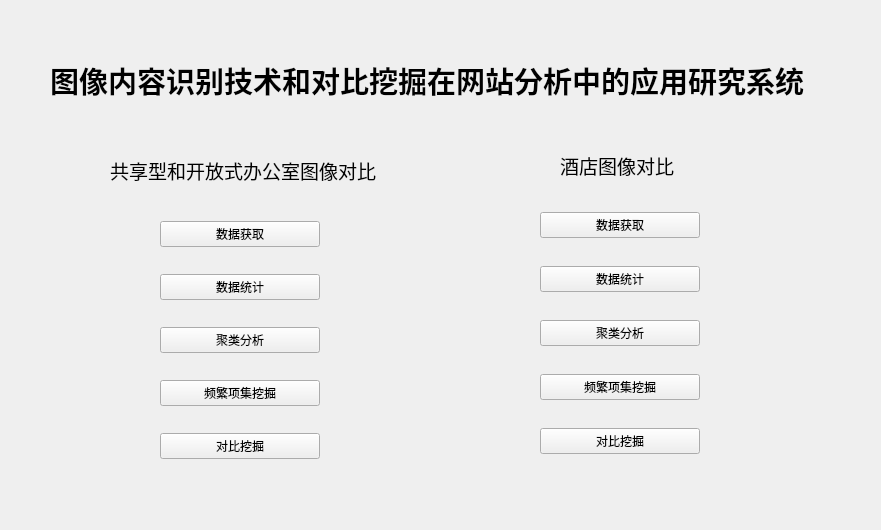
<?xml version="1.0" encoding="UTF-8"?>
<ui version="4.0">
 <class>Form</class>
 <widget class="QWidget" name="Form">
  <property name="geometry">
   <rect>
    <x>0</x>
    <y>0</y>
    <width>881</width>
    <height>530</height>
   </rect>
  </property>
  <property name="windowTitle">
   <string>Form</string>
  </property>
  <widget class="QLabel" name="label">
   <property name="geometry">
    <rect>
     <x>50</x>
     <y>50</y>
     <width>821</width>
     <height>61</height>
    </rect>
   </property>
   <property name="font">
    <font>
     <family>Arial</family>
     <pointsize>22</pointsize>
     <weight>75</weight>
     <bold>true</bold>
    </font>
   </property>
   <property name="text">
    <string>图像内容识别技术和对比挖掘在网站分析中的应用研究系统</string>
   </property>
  </widget>
  <widget class="QWidget" name="verticalLayoutWidget">
   <property name="geometry">
    <rect>
     <x>160</x>
     <y>200</y>
     <width>160</width>
     <height>281</height>
    </rect>
   </property>
   <layout class="QVBoxLayout" name="verticalLayout">
    <item>
     <widget class="QPushButton" name="pushButton">
      <property name="text">
       <string>数据获取</string>
      </property>
     </widget>
    </item>
    <item>
     <widget class="QPushButton" name="pushButton_2">
      <property name="text">
       <string>数据统计</string>
      </property>
     </widget>
    </item>
    <item>
     <widget class="QPushButton" name="pushButton_4">
      <property name="text">
       <string>聚类分析</string>
      </property>
     </widget>
    </item>
    <item>
     <widget class="QPushButton" name="pushButton_3">
      <property name="text">
       <string>频繁项集挖掘</string>
      </property>
     </widget>
    </item>
    <item>
     <widget class="QPushButton" name="pushButton_5">
      <property name="text">
       <string>对比挖掘</string>
      </property>
     </widget>
    </item>
   </layout>
  </widget>
  <widget class="QWidget" name="verticalLayoutWidget_2">
   <property name="geometry">
    <rect>
     <x>540</x>
     <y>190</y>
     <width>160</width>
     <height>291</height>
    </rect>
   </property>
   <layout class="QVBoxLayout" name="verticalLayout_2">
    <item>
     <widget class="QPushButton" name="pushButton_7">
      <property name="text">
       <string>数据获取</string>
      </property>
     </widget>
    </item>
    <item>
     <widget class="QPushButton" name="pushButton_8">
      <property name="text">
       <string>数据统计</string>
      </property>
     </widget>
    </item>
    <item>
     <widget class="QPushButton" name="pushButton_6">
      <property name="text">
       <string>聚类分析</string>
      </property>
     </widget>
    </item>
    <item>
     <widget class="QPushButton" name="pushButton_9">
      <property name="text">
       <string>频繁项集挖掘</string>
      </property>
     </widget>
    </item>
    <item>
     <widget class="QPushButton" name="pushButton_10">
      <property name="text">
       <string>对比挖掘</string>
      </property>
     </widget>
    </item>
   </layout>
  </widget>
  <widget class="QLabel" name="label_2">
   <property name="geometry">
    <rect>
     <x>110</x>
     <y>140</y>
     <width>291</width>
     <height>61</height>
    </rect>
   </property>
   <property name="font">
    <font>
     <family>Arial</family>
     <pointsize>14</pointsize>
    </font>
   </property>
   <property name="text">
    <string>共享型和开放式办公室图像对比</string>
   </property>
  </widget>
  <widget class="QLabel" name="label_3">
   <property name="geometry">
    <rect>
     <x>560</x>
     <y>140</y>
     <width>121</width>
     <height>51</height>
    </rect>
   </property>
   <property name="font">
    <font>
     <family>Arial</family>
     <pointsize>14</pointsize>
    </font>
   </property>
   <property name="text">
    <string>酒店图像对比</string>
   </property>
  </widget>
 </widget>
 <resources/>
 <connections/>
</ui>
